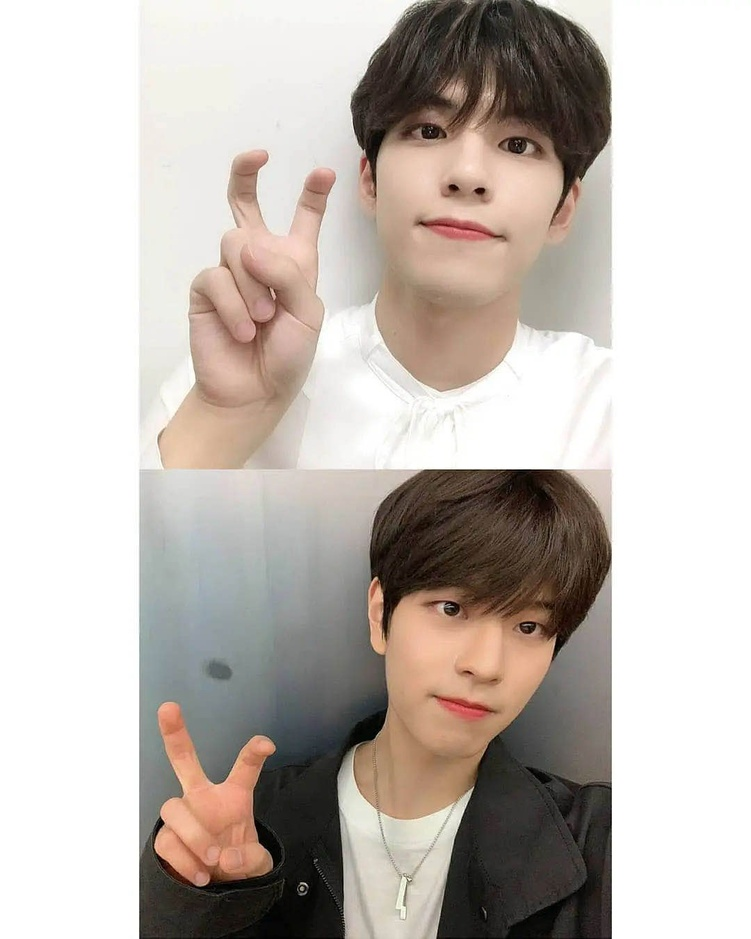
#> input picture 3.jpg, 751 x 939 px, shrunk from 1080 x 1350 before the run
$ python ascii.py 3.jpg
#> lines starting #> are read from the running program, lines starting #| are printed output that depends on the picture
#> further down, img is the input picture: shape (939, 751, 3); mean B, G, R 181, 187.1, 195.1
#/bin/bash/python3
#coding:utf-8

import cv2
import random
import numpy as np
import sys


def img2strimg(frame, K=5):
#> called with K = 5
    if type(frame) != np.ndarray:
        frame = np.array(frame)

    height, width, *_ = frame.shape
#> height = 939; width = 751
    frame_gray = cv2.cvtColor(frame, cv2.COLOR_BGR2GRAY)
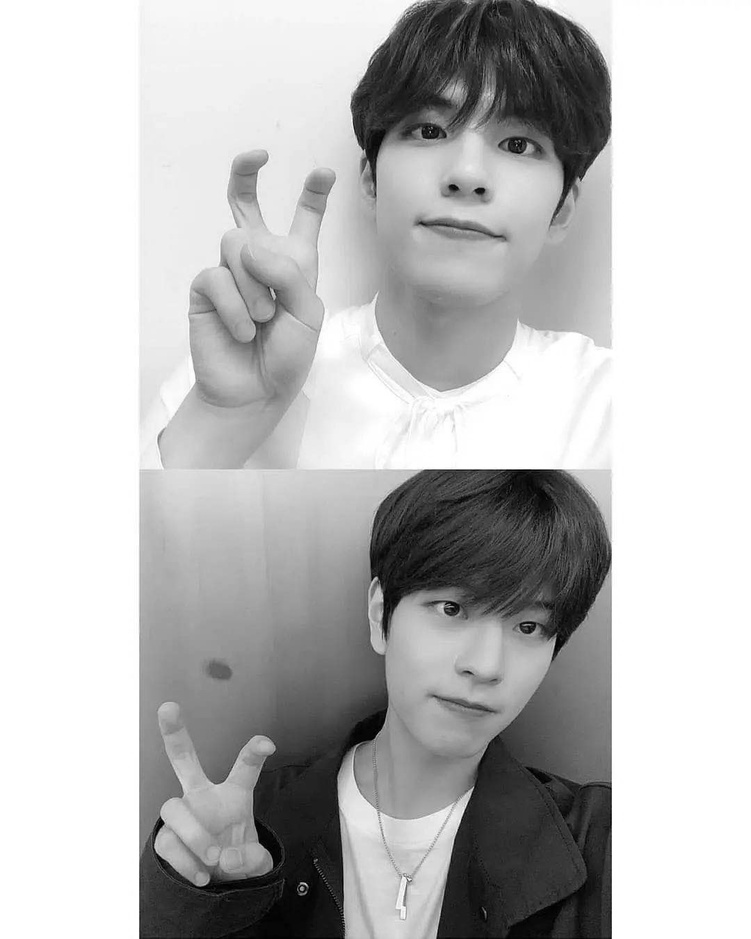
#> frame_gray: shape (939, 751); min 0, max 255, mean 188.8
    frame_array = np.float32(frame_gray.reshape(-1))

    criteria = (cv2.TERM_CRITERIA_EPS + cv2.TERM_CRITERIA_MAX_ITER, 10, 1.0)
    flags = cv2.KMEANS_RANDOM_CENTERS

    compactness, labels, centroids = cv2.kmeans(frame_array, K, None, criteria, 10, flags)
#> compactness = 95435628.1; centroids = [145.8, 83.26, 192.1, 251.9, 35.89]
    centroids = np.uint8(centroids)
#> centroids = [145, 83, 192, 251, 35]


    centroids = centroids.flatten()
    centroids_sorted = sorted(centroids)
#> centroids_sorted = [35, 83, 145, 192, 251]

    centroids_index = np.array([centroids_sorted.index(value) for value in centroids])
#> centroids_index = [2, 1, 3, 4, 0]

    bright = [abs((3 * i - 2 * K) / (3 * K)) for i in range(1, 1 + K)]
    bright_bound = bright.index(np.min(bright))
    shadow = [abs((3 * i - K) / (3 * K)) for i in range(1, 1 + K)]
    shadow_bound = shadow.index(np.min(shadow))

    labels = labels.flatten()

    labels = centroids_index[labels]

    labels_picked = [labels[rows * width:(rows + 1) * width:2] for rows in range(0, height, 2)]
#> labels_picked = 470 items

    canvas = np.zeros((3 * height, 3 * width, 3), np.uint8)
    canvas.fill(255)
#> canvas: shape (2817, 2253, 3); every value is 255


    y = 8
    for rows in labels_picked:
        x = 0
        for cols in rows:
            if cols <= shadow_bound:
                cv2.putText(canvas, str(random.randint(2, 9)),
                            (x, y), cv2.FONT_HERSHEY_PLAIN, 0.45, 1)
            elif cols <= bright_bound:
                cv2.putText(canvas, "-", (x, y),
                            cv2.FONT_HERSHEY_PLAIN, 0.4, 0, 1)
            x += 6
        y += 6
#> this loop made 470 passes
#> y on passes 1 to 3: 14, 20, 26
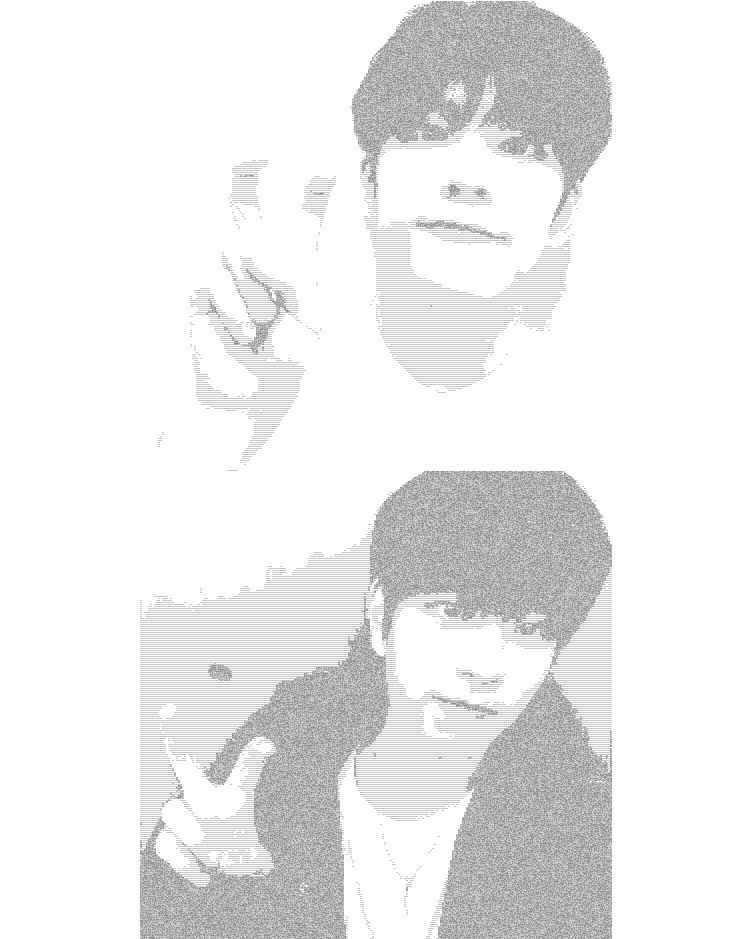
#> canvas: shape (2817, 2253, 3) (shown at 1/3 size); mean of channels 0, 1, 2 236.1, 236, 236; drawn as B, G, R
#> after the loop, y = 2828

    return canvas


if __name__ == '__main__':

    fp = sys.argv[1]
    img = cv2.imread(fp)

    str_img = img2strimg(img)
    cv2.imwrite("result.jpg", str_img)
